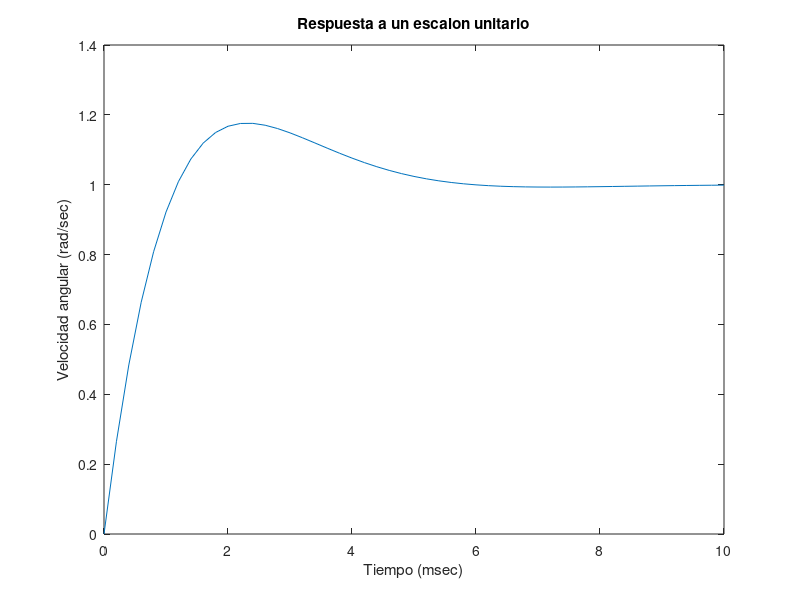

The MATLAB script that drew this image: (Note: this script raises an error after producing the figure.)
%Script para comparar el rendimiento del algoritmo PID discretizado por el
%método de Euler y el continuo

%Realizado por: Enrique A. Vargas
%Fecha: 04/09/05

close all;
clear all;
%Se define la planta. Se utiliza la planta del ejemplo 3.4 del Franklin
numG = 360000;
denG = conv([1 60],[1 600]);
motor = tf(numG,denG);

%Implementación del control analogico
% C(s) = Kp*(Ti*Td*S^2 + Ti*S + 1)/(Ti*S)
Kp = 5;
Td = .0008;
Ti = .003;
numC=Kp*[Ti*Td Ti 1];
denC=[Ti 0];
controlador = tf(numC,denC);
cloop_c =feedback(controlador*motor,1);
t=0:.0002:.01;
yc=step(cloop_c,t);
figure(1)
plot(t*1000,yc,'-');
hold on
title('Respuesta a un escalon unitario');
xlabel('Tiempo (msec)');
ylabel('Velocidad angular (rad/sec)');
%pause

%Se define el tiempo de muestreo el cual es función del ancho de banda 
%tr = 1.8/Wn
T = 0.03e-3;
sim_pid_euler(motor, 0.03e-3, Kp, Ti, Td,1,0,0,5);